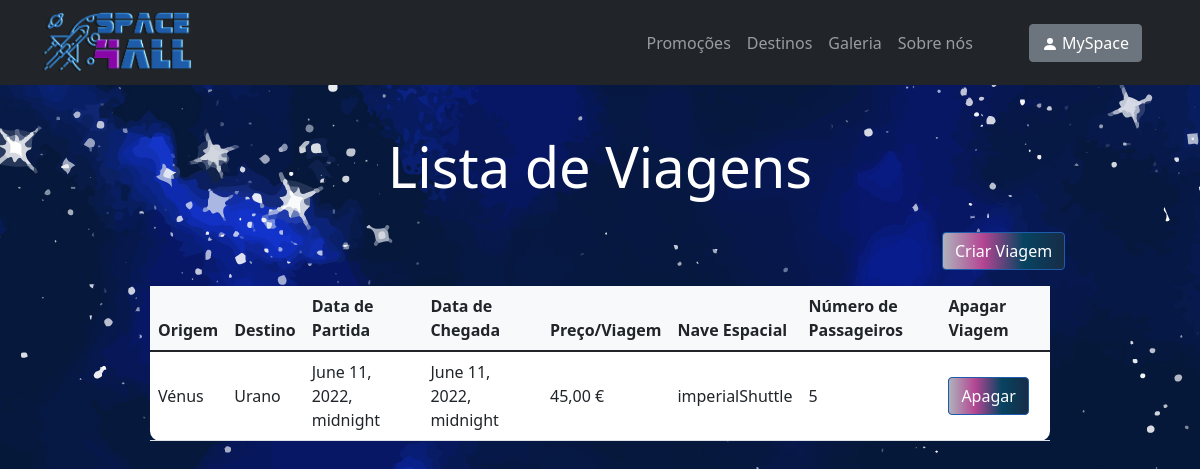
Page /trip-list on the earlier database version.
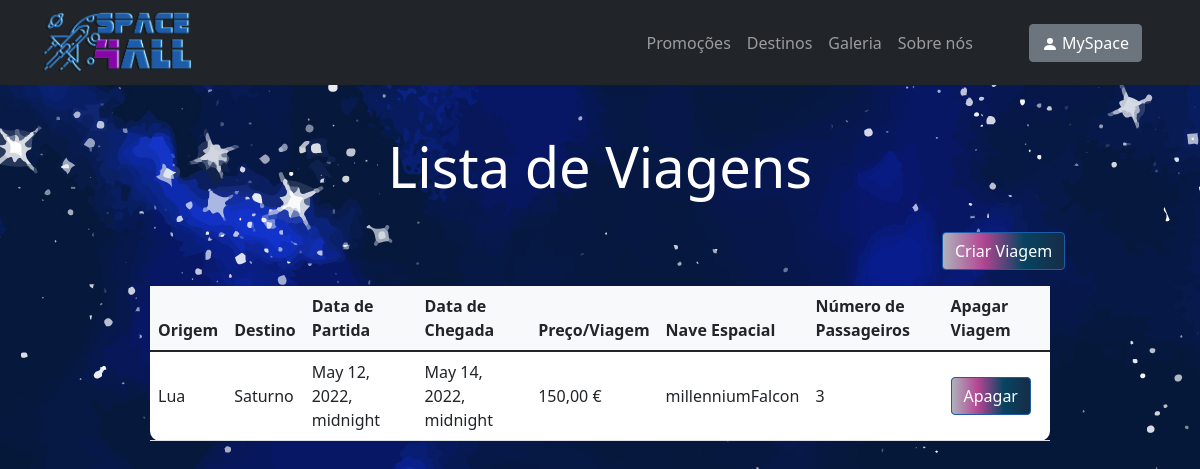
Same page on the later database version.
### space_trip/models.py (models this page shows)
class Trip(models.Model):
 destination = models.CharField(max_length=50)
 origin = models.CharField(max_length=50)
 departure_date = models.DateTimeField('Departure Date')
 return_date = models.DateTimeField('Return Date')
 price = models.IntegerField(default=600)
 spaceship = models.CharField(max_length=50)
 number_of_passengers = models.IntegerField(default=1)

### space_trip/views.py (the view)
# urls.py: path("trip-list", views.tripList, name="trip-list"),
def tripList(request):
    trip_list = Trip.objects.all()
    return render(request, 'space_trip/trip-list.html', {'trip_list': trip_list})

### space_trip/templates/space_trip/trip-list.html (shortened to what this page needs)
{% extends "./index.html" %}
{% load static %}
{% block body %}
<div>
      <br><br>
       <h1 style="color: white; text-align: center;" class="glow display-4">Lista de Viagens</h1>
      <br>
      <a href="{% url 'space_trip:trip-management' %}"><button class="btn btn-primary btn-block fa-lg gradient-custom-2 mb-3" style="position: relative; left: 78.5%">Criar Viagem</button></a>
      <br>
      {% if trip_list %}
          <table class="table align-middle mb-0 bg-white w-75" style="border-radius: 10px; margin-left: auto; margin-right: auto;">
            <thead class="bg-light">
              <tr>
                <th>Origem</th>
                <th>Destino</th>
                <th>Data de Partida</th>
                <th>Data de Chegada</th>
                <th>Preço/Viagem</th>
                <th>Nave Espacial</th>
                <th>Número de Passageiros</th>
                <th>Apagar Viagem</th>
              </tr>
            </thead>
            <tbody>
            {% for trip in trip_list %}
                  <tr>
                    <td>
                        {{ trip.origin }}
                    </td>
                    <td>
                        {{ trip.destination }}
                    </td>
                    <td>
                        {{ trip.departure_date }}
                    </td>
                    <td>
                        {{ trip.return_date }}
                    </td>
                    <td>
                        {{ trip.price }},00 €
                    </td>
                    <td>
                        {{ trip.spaceship }}
                    </td>
                    <td>
                        {{ trip.number_of_passengers }}
                    </td>
                    <td>
                        <form action="{% url 'space_trip:deleteTrip' trip.id %}" method="get">
                            <input onclick="myFunction()" class="btn btn-primary btn-block fa-lg gradient-custom-2" type="submit" value="Apagar" />
                        </form>
                    </td>
                  </tr>
                {% endfor %}
            </tbody>
          </table>
    {% else %}
        <h1 style="color: white; text-align: center;" class="glow display-4">Não existem viagens disponíveis</h1>
    {% endif %}
</div>
{% endblock %}

Differences in the rows shown:
removed Trip: origin "Vénus", destination "Urano", departure_date "June 11, 2022, midnight", return_date "June 11, 2022, midnight", price "45", spaceship "imperialShuttle", number_of_passengers "5"
added Trip: origin "Lua", destination "Saturno", departure_date "May 12, 2022, midnight", return_date "May 14, 2022, midnight", price "150", spaceship "millenniumFalcon", number_of_passengers "3"
